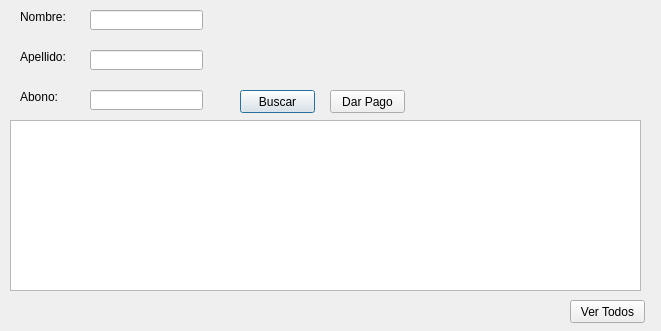
<?xml version="1.0" encoding="UTF-8"?>
<ui version="4.0">
 <class>Apartados</class>
 <widget class="QDialog" name="Apartados">
  <property name="geometry">
   <rect>
    <x>0</x>
    <y>0</y>
    <width>661</width>
    <height>331</height>
   </rect>
  </property>
  <property name="windowTitle">
   <string>Dialog</string>
  </property>
  <widget class="QLabel" name="label">
   <property name="geometry">
    <rect>
     <x>20</x>
     <y>10</y>
     <width>46</width>
     <height>13</height>
    </rect>
   </property>
   <property name="text">
    <string>Nombre:</string>
   </property>
  </widget>
  <widget class="QLabel" name="label_2">
   <property name="geometry">
    <rect>
     <x>20</x>
     <y>50</y>
     <width>46</width>
     <height>13</height>
    </rect>
   </property>
   <property name="text">
    <string>Apellido:</string>
   </property>
  </widget>
  <widget class="QLineEdit" name="lineEdit">
   <property name="geometry">
    <rect>
     <x>90</x>
     <y>10</y>
     <width>113</width>
     <height>20</height>
    </rect>
   </property>
  </widget>
  <widget class="QLineEdit" name="lineEdit_2">
   <property name="geometry">
    <rect>
     <x>90</x>
     <y>50</y>
     <width>113</width>
     <height>20</height>
    </rect>
   </property>
  </widget>
  <widget class="QPushButton" name="pushButton">
   <property name="geometry">
    <rect>
     <x>240</x>
     <y>90</y>
     <width>75</width>
     <height>23</height>
    </rect>
   </property>
   <property name="text">
    <string>Buscar</string>
   </property>
  </widget>
  <widget class="QTableWidget" name="tableWidget">
   <property name="geometry">
    <rect>
     <x>10</x>
     <y>120</y>
     <width>631</width>
     <height>171</height>
    </rect>
   </property>
  </widget>
  <widget class="QPushButton" name="pushButton_2">
   <property name="geometry">
    <rect>
     <x>570</x>
     <y>300</y>
     <width>75</width>
     <height>23</height>
    </rect>
   </property>
   <property name="text">
    <string>Ver Todos</string>
   </property>
  </widget>
  <widget class="QLabel" name="label_3">
   <property name="geometry">
    <rect>
     <x>20</x>
     <y>90</y>
     <width>46</width>
     <height>13</height>
    </rect>
   </property>
   <property name="text">
    <string>Abono:</string>
   </property>
  </widget>
  <widget class="QPushButton" name="pushButton_3">
   <property name="geometry">
    <rect>
     <x>330</x>
     <y>90</y>
     <width>75</width>
     <height>23</height>
    </rect>
   </property>
   <property name="text">
    <string>Dar Pago</string>
   </property>
  </widget>
  <widget class="QLineEdit" name="lineEdit_3">
   <property name="geometry">
    <rect>
     <x>90</x>
     <y>90</y>
     <width>113</width>
     <height>20</height>
    </rect>
   </property>
  </widget>
 </widget>
 <resources/>
 <connections/>
</ui>
